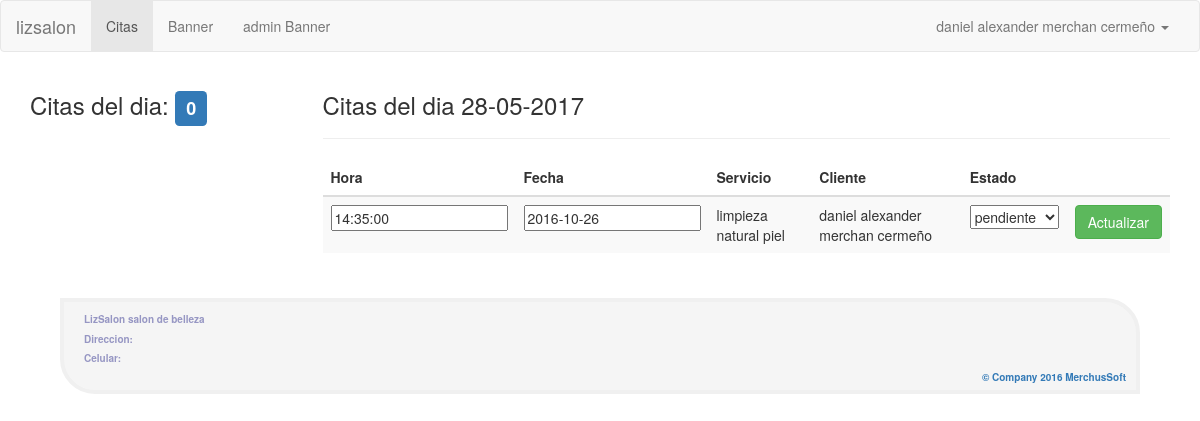
Screenshot of /actualizarcita.php?editar=18 (signed in) with the database file from the repository.
### tables this page shows
CREATE TABLE IF NOT EXISTS `tabla_citas` (
  `id_cita` int(11) NOT NULL AUTO_INCREMENT,
  `dia_cita` date NOT NULL,
  `hora_cita` time NOT NULL,
  `servicios` set('seleccionar','corte dama','corte caballero','tintes','cepillados','repolarizacion','rayitos','manicure/pedicure','maquillaje artistico','maquillaje dia/noche','limpieza natural piel') NOT NULL DEFAULT 'seleccionar',
  `cliente` varchar(400) NOT NULL,
  `estado` set('pendiente','atendido','cancelado','') NOT NULL DEFAULT 'pendiente',
  `ip` varchar(20) NOT NULL,
  PRIMARY KEY (`id_cita`)
);

### actualizarcita.php (the view, shortened to what this page needs)
<?php
if (isset($_SESSION['session_username'])){
?>
<!DOCTYPE html>
<html lang="es">
  <head>
    <link href="css/bootstrap.min.css" rel="stylesheet">
    <link href="css/index1.css" rel="stylesheet">
  </head>
  <body>
<nav class="navbar navbar-default">
  <div class="container-fluid">
    <div class="navbar-header">
      <a class="navbar-brand" href="administracion.php">lizsalon</a>
    </div>
    <div class="collapse navbar-collapse" id="bs-example-navbar-collapse-1">
    <ul class="nav navbar-nav">
            <li class="active"><a href="administracion.php">Citas</a></li>
            <li><a href="#">Banner</a></li>
            <li><a href="#">admin Banner</a></li>
</ul>
      <ul class="nav navbar-nav navbar-right">
        <li class="dropdown">
            <a href="#" class="dropdown-toggle" data-toggle="dropdown" role="button" aria-haspopup="true" aria-expanded="false"><?php print $_SESSION['session_username'];?> <span class="caret"></span></a>
        </li>
      </ul>
    </div>
  </div>
</nav>
<?php
    include ("logica/conexion.php");
    $fechaEnCurso= date("Y-m-d");
      $consulta="SELECT * FROM `tabla_citas` WHERE `dia_cita`='".$fechaEnCurso."' ORDER BY hora_cita;";
      $hacerConsulta=mysql_query($consulta, $conexcitas);
      $numeroDeCitasDelDia=mysql_num_rows($hacerConsulta);
    ?>
<div class="container">
  <div class="row">
    <div class="col-md-3">
<h3>Citas del dia: <span class="label label-primary"><?php echo $numeroDeCitasDelDia; ?></span></h3>
    </div>
    <div class="col-md-9">
<h3>Citas del dia <?php echo date("d-m-Y"); ?> </h3>
<hr>
<div class="table-responsive">
      <table class="table table-striped">
   <thead>
     <tr>
       <th>Hora</th>
       <th>Fecha</th>
       <th>Servicio</th>
       <th>Cliente</th>
       <th>Estado</th>
       <th></th>
     </tr>
   </thead>
<form action="logica/editarcitas.php" method="post" class="form-register" enctype="multipart/form-data">
   <?php
$re = mysql_query("SELECT `dia_cita`, `hora_cita`, `servicios`, `cliente`, `estado` FROM `tabla_citas` WHERE id_cita = ".$_GET['editar'].";");
        while ($row=mysql_fetch_array($re)){ ?>
   <tbody>
     <tr>
       <td><input type="text" name="hora_cita" value="<?php echo $row['hora_cita'];?>"></td>
       <td><input type="text" name="dia_cita" value="<?php echo $row['dia_cita'];?>"></td>
       <td><?php echo $row['servicios'];?></td>
       <td><?php echo $row['cliente'];?></td>
       <td>
       <select NAME="estado" class="input-52">
            <OPTION SELECTED><?php echo $row['estado'];?></OPTION>
 		</select>
       </td>
       <td><input type="submit" value="Actualizar" class="btn btn-success"></td>
     </tr>
     <?php } ?>
</form>
 </table>
</div>
    </div>
</div>
</div>
<div class="footer">
  <div class="divfoot">
<footer class="footliz">
<label>LizSalon salon de belleza</label>
</footer>
<footer class="footliz">
<label>Direccion:</label>
</footer>
<footer class="footliz">
<label>Celular:</label>
<label class="footmerp"><a target="_blank" href="http://merchussoftweb.eshost.com.ar/">&copy; Company 2016 MerchusSoft</a></label>
</footer>
</div>
</div>
  </body>
</html>
<?php
}
else{
    header ('location: ./');
}
?>

### css/index1.css (style rules this page uses)
.footer { width: 90%; max-width: 1500px; border: 4px solid rgb(240, 240, 240); background: rgb(245, 245, 245); border-top-right-radius: 35px; border-bottom-left-radius: 35px; margin: auto; margin-top: 25px; display: flex; flex-wrap: wrap; }
.divfoot { margin-top: 10px; width: 100% }
.footmerp { justify-content: flex-end; margin-right: 30px; font-size: 10px; display: flex; color: rgb(190, 190, 190); }
.footliz { width: 100%; margin-left: 20px; font-size: 10px; color: rgb(150, 150, 195); }

### rows the page displays
tabla_citas: hora_cita "14:35:00", dia_cita "2016-10-26", servicios "limpieza natural piel", cliente "daniel alexander merchan cermeño", estado "pendiente"

### other values shown
$_SESSION['session_username'] "daniel alexander merchan cermeño"
$numeroDeCitasDelDia "0"
